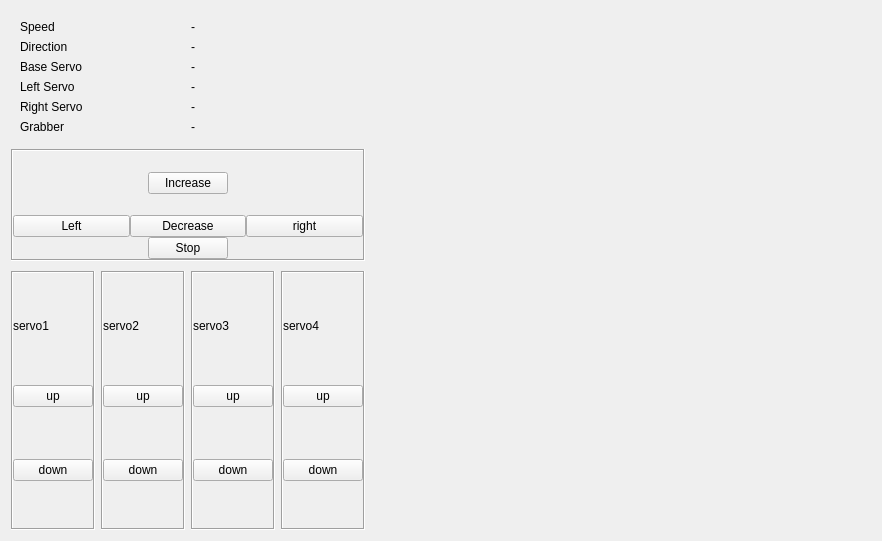
<?xml version="1.0" encoding="UTF-8"?>
<ui version="4.0">
 <class>Form</class>
 <widget class="QWidget" name="Form">
  <property name="geometry">
   <rect>
    <x>0</x>
    <y>0</y>
    <width>716</width>
    <height>541</height>
   </rect>
  </property>
  <property name="sizePolicy">
   <sizepolicy hsizetype="Expanding" vsizetype="Expanding">
    <horstretch>0</horstretch>
    <verstretch>0</verstretch>
   </sizepolicy>
  </property>
  <property name="windowTitle">
   <string>Form</string>
  </property>
  <layout class="QVBoxLayout" name="verticalLayout_2">
   <item>
    <layout class="QHBoxLayout" name="horizontalLayout_4">
     <item>
      <widget class="QWidget" name="widget_2" native="true">
       <property name="sizePolicy">
        <sizepolicy hsizetype="Minimum" vsizetype="Preferred">
         <horstretch>0</horstretch>
         <verstretch>0</verstretch>
        </sizepolicy>
       </property>
       <layout class="QVBoxLayout" name="carLayout">
        <property name="spacing">
         <number>0</number>
        </property>
        <property name="leftMargin">
         <number>0</number>
        </property>
        <property name="topMargin">
         <number>0</number>
        </property>
        <property name="rightMargin">
         <number>0</number>
        </property>
        <property name="bottomMargin">
         <number>0</number>
        </property>
        <item>
         <widget class="QWidget" name="widget_3" native="true">
          <property name="sizePolicy">
           <sizepolicy hsizetype="Expanding" vsizetype="Preferred">
            <horstretch>0</horstretch>
            <verstretch>0</verstretch>
           </sizepolicy>
          </property>
          <layout class="QVBoxLayout" name="verticalLayout_3">
           <property name="leftMargin">
            <number>0</number>
           </property>
           <property name="topMargin">
            <number>0</number>
           </property>
           <property name="rightMargin">
            <number>0</number>
           </property>
           <property name="bottomMargin">
            <number>10</number>
           </property>
           <item>
            <widget class="QWidget" name="widget_4" native="true">
             <layout class="QGridLayout" name="gridLayout">
              <item row="4" column="0">
               <widget class="QLabel" name="label_15">
                <property name="text">
                 <string>Right Servo</string>
                </property>
               </widget>
              </item>
              <item row="1" column="1">
               <widget class="QLabel" name="dirLabel">
                <property name="text">
                 <string>-</string>
                </property>
               </widget>
              </item>
              <item row="2" column="1">
               <widget class="QLabel" name="servo0">
                <property name="text">
                 <string>-</string>
                </property>
               </widget>
              </item>
              <item row="3" column="0">
               <widget class="QLabel" name="label_13">
                <property name="text">
                 <string>Left Servo</string>
                </property>
               </widget>
              </item>
              <item row="4" column="1">
               <widget class="QLabel" name="servo2">
                <property name="text">
                 <string>-</string>
                </property>
               </widget>
              </item>
              <item row="0" column="0">
               <widget class="QLabel" name="label">
                <property name="text">
                 <string>Speed</string>
                </property>
               </widget>
              </item>
              <item row="2" column="0">
               <widget class="QLabel" name="label_4">
                <property name="text">
                 <string>Base Servo</string>
                </property>
               </widget>
              </item>
              <item row="1" column="0">
               <widget class="QLabel" name="label_10">
                <property name="text">
                 <string>Direction</string>
                </property>
               </widget>
              </item>
              <item row="0" column="1">
               <widget class="QLabel" name="speedLabel">
                <property name="text">
                 <string>-</string>
                </property>
               </widget>
              </item>
              <item row="3" column="1">
               <widget class="QLabel" name="servo1">
                <property name="text">
                 <string>-</string>
                </property>
               </widget>
              </item>
              <item row="5" column="0">
               <widget class="QLabel" name="label_17">
                <property name="text">
                 <string>Grabber</string>
                </property>
               </widget>
              </item>
              <item row="5" column="1">
               <widget class="QLabel" name="servo3">
                <property name="text">
                 <string>-</string>
                </property>
               </widget>
              </item>
             </layout>
            </widget>
           </item>
           <item>
            <widget class="QFrame" name="carControl">
             <property name="sizePolicy">
              <sizepolicy hsizetype="Expanding" vsizetype="Expanding">
               <horstretch>0</horstretch>
               <verstretch>0</verstretch>
              </sizepolicy>
             </property>
             <property name="frameShape">
              <enum>QFrame::Box</enum>
             </property>
             <property name="frameShadow">
              <enum>QFrame::Sunken</enum>
             </property>
             <layout class="QVBoxLayout" name="verticalLayout">
              <property name="spacing">
               <number>0</number>
              </property>
              <property name="leftMargin">
               <number>0</number>
              </property>
              <property name="topMargin">
               <number>0</number>
              </property>
              <property name="rightMargin">
               <number>0</number>
              </property>
              <property name="bottomMargin">
               <number>0</number>
              </property>
              <item>
               <layout class="QHBoxLayout" name="horizontalLayout_5">
                <item>
                 <widget class="QLabel" name="label_2">
                  <property name="text">
                   <string/>
                  </property>
                 </widget>
                </item>
                <item>
                 <widget class="QPushButton" name="inc">
                  <property name="sizePolicy">
                   <sizepolicy hsizetype="Fixed" vsizetype="Fixed">
                    <horstretch>0</horstretch>
                    <verstretch>0</verstretch>
                   </sizepolicy>
                  </property>
                  <property name="text">
                   <string>Increase</string>
                  </property>
                  <property name="shortcut">
                   <string>Up</string>
                  </property>
                 </widget>
                </item>
                <item>
                 <widget class="QLabel" name="label_3">
                  <property name="text">
                   <string/>
                  </property>
                 </widget>
                </item>
               </layout>
              </item>
              <item>
               <layout class="QHBoxLayout" name="horizontalLayout_2">
                <item>
                 <widget class="QPushButton" name="goleft">
                  <property name="text">
                   <string>Left</string>
                  </property>
                  <property name="shortcut">
                   <string>Left</string>
                  </property>
                 </widget>
                </item>
                <item>
                 <widget class="QPushButton" name="dec">
                  <property name="text">
                   <string>Decrease</string>
                  </property>
                  <property name="shortcut">
                   <string>Down</string>
                  </property>
                 </widget>
                </item>
                <item>
                 <widget class="QPushButton" name="goright">
                  <property name="text">
                   <string>right</string>
                  </property>
                  <property name="shortcut">
                   <string>Right</string>
                  </property>
                 </widget>
                </item>
               </layout>
              </item>
              <item>
               <layout class="QHBoxLayout" name="horizontalLayout">
                <item>
                 <widget class="QPushButton" name="stop">
                  <property name="sizePolicy">
                   <sizepolicy hsizetype="Fixed" vsizetype="Fixed">
                    <horstretch>0</horstretch>
                    <verstretch>0</verstretch>
                   </sizepolicy>
                  </property>
                  <property name="text">
                   <string>Stop</string>
                  </property>
                  <property name="shortcut">
                   <string>Z</string>
                  </property>
                 </widget>
                </item>
               </layout>
              </item>
             </layout>
            </widget>
           </item>
          </layout>
          <zorder>carControl</zorder>
          <zorder>widget_4</zorder>
         </widget>
        </item>
        <item>
         <widget class="QFrame" name="frame">
          <property name="frameShape">
           <enum>QFrame::NoFrame</enum>
          </property>
          <property name="frameShadow">
           <enum>QFrame::Raised</enum>
          </property>
          <layout class="QHBoxLayout" name="horizontalLayout_3">
           <property name="leftMargin">
            <number>0</number>
           </property>
           <property name="topMargin">
            <number>0</number>
           </property>
           <property name="rightMargin">
            <number>0</number>
           </property>
           <property name="bottomMargin">
            <number>0</number>
           </property>
           <item>
            <widget class="QFrame" name="verticalFrame_1">
             <property name="sizePolicy">
              <sizepolicy hsizetype="Expanding" vsizetype="Expanding">
               <horstretch>0</horstretch>
               <verstretch>0</verstretch>
              </sizepolicy>
             </property>
             <property name="frameShape">
              <enum>QFrame::Box</enum>
             </property>
             <property name="frameShadow">
              <enum>QFrame::Sunken</enum>
             </property>
             <layout class="QVBoxLayout" name="verticalLayout_8">
              <property name="leftMargin">
               <number>0</number>
              </property>
              <property name="topMargin">
               <number>0</number>
              </property>
              <property name="rightMargin">
               <number>0</number>
              </property>
              <property name="bottomMargin">
               <number>0</number>
              </property>
              <item>
               <widget class="QLabel" name="label_6">
                <property name="sizePolicy">
                 <sizepolicy hsizetype="Fixed" vsizetype="Fixed">
                  <horstretch>0</horstretch>
                  <verstretch>0</verstretch>
                 </sizepolicy>
                </property>
                <property name="text">
                 <string>servo1</string>
                </property>
               </widget>
              </item>
              <item>
               <widget class="QPushButton" name="up1">
                <property name="text">
                 <string>up</string>
                </property>
                <property name="shortcut">
                 <string>Q</string>
                </property>
               </widget>
              </item>
              <item>
               <widget class="QPushButton" name="down1">
                <property name="text">
                 <string>down</string>
                </property>
                <property name="shortcut">
                 <string>A</string>
                </property>
               </widget>
              </item>
             </layout>
            </widget>
           </item>
           <item>
            <widget class="QFrame" name="verticalFrame_2">
             <property name="sizePolicy">
              <sizepolicy hsizetype="Expanding" vsizetype="Expanding">
               <horstretch>0</horstretch>
               <verstretch>0</verstretch>
              </sizepolicy>
             </property>
             <property name="frameShape">
              <enum>QFrame::Box</enum>
             </property>
             <property name="frameShadow">
              <enum>QFrame::Sunken</enum>
             </property>
             <layout class="QVBoxLayout" name="verticalLayout_9">
              <property name="leftMargin">
               <number>0</number>
              </property>
              <property name="topMargin">
               <number>0</number>
              </property>
              <property name="rightMargin">
               <number>0</number>
              </property>
              <property name="bottomMargin">
               <number>0</number>
              </property>
              <item>
               <widget class="QLabel" name="label_7">
                <property name="sizePolicy">
                 <sizepolicy hsizetype="Fixed" vsizetype="Fixed">
                  <horstretch>0</horstretch>
                  <verstretch>0</verstretch>
                 </sizepolicy>
                </property>
                <property name="text">
                 <string>servo2</string>
                </property>
               </widget>
              </item>
              <item>
               <widget class="QPushButton" name="up2">
                <property name="text">
                 <string>up</string>
                </property>
                <property name="shortcut">
                 <string>W</string>
                </property>
               </widget>
              </item>
              <item>
               <widget class="QPushButton" name="down2">
                <property name="text">
                 <string>down</string>
                </property>
                <property name="shortcut">
                 <string>S</string>
                </property>
               </widget>
              </item>
             </layout>
            </widget>
           </item>
           <item>
            <widget class="QFrame" name="verticalFrame_3">
             <property name="sizePolicy">
              <sizepolicy hsizetype="Expanding" vsizetype="Expanding">
               <horstretch>0</horstretch>
               <verstretch>0</verstretch>
              </sizepolicy>
             </property>
             <property name="frameShape">
              <enum>QFrame::Box</enum>
             </property>
             <property name="frameShadow">
              <enum>QFrame::Sunken</enum>
             </property>
             <layout class="QVBoxLayout" name="verticalLayout_10">
              <property name="leftMargin">
               <number>0</number>
              </property>
              <property name="topMargin">
               <number>0</number>
              </property>
              <property name="rightMargin">
               <number>0</number>
              </property>
              <property name="bottomMargin">
               <number>0</number>
              </property>
              <item>
               <widget class="QLabel" name="label_8">
                <property name="sizePolicy">
                 <sizepolicy hsizetype="Fixed" vsizetype="Fixed">
                  <horstretch>0</horstretch>
                  <verstretch>0</verstretch>
                 </sizepolicy>
                </property>
                <property name="text">
                 <string>servo3</string>
                </property>
               </widget>
              </item>
              <item>
               <widget class="QPushButton" name="up3">
                <property name="text">
                 <string>up</string>
                </property>
                <property name="shortcut">
                 <string>E</string>
                </property>
               </widget>
              </item>
              <item>
               <widget class="QPushButton" name="down3">
                <property name="text">
                 <string>down</string>
                </property>
                <property name="shortcut">
                 <string>D</string>
                </property>
               </widget>
              </item>
             </layout>
            </widget>
           </item>
           <item>
            <widget class="QFrame" name="verticalFrame_4">
             <property name="sizePolicy">
              <sizepolicy hsizetype="Expanding" vsizetype="Expanding">
               <horstretch>0</horstretch>
               <verstretch>0</verstretch>
              </sizepolicy>
             </property>
             <property name="frameShape">
              <enum>QFrame::Box</enum>
             </property>
             <property name="frameShadow">
              <enum>QFrame::Sunken</enum>
             </property>
             <layout class="QVBoxLayout" name="verticalLayout_7">
              <property name="leftMargin">
               <number>0</number>
              </property>
              <property name="topMargin">
               <number>0</number>
              </property>
              <property name="rightMargin">
               <number>0</number>
              </property>
              <property name="bottomMargin">
               <number>0</number>
              </property>
              <item>
               <widget class="QLabel" name="label_5">
                <property name="sizePolicy">
                 <sizepolicy hsizetype="Fixed" vsizetype="Fixed">
                  <horstretch>0</horstretch>
                  <verstretch>0</verstretch>
                 </sizepolicy>
                </property>
                <property name="text">
                 <string>servo4</string>
                </property>
               </widget>
              </item>
              <item>
               <widget class="QPushButton" name="up4">
                <property name="text">
                 <string>up</string>
                </property>
                <property name="shortcut">
                 <string>R</string>
                </property>
               </widget>
              </item>
              <item>
               <widget class="QPushButton" name="down4">
                <property name="text">
                 <string>down</string>
                </property>
                <property name="shortcut">
                 <string>F</string>
                </property>
               </widget>
              </item>
             </layout>
            </widget>
           </item>
          </layout>
         </widget>
        </item>
       </layout>
      </widget>
     </item>
     <item>
      <widget class="QWidget" name="widget" native="true">
       <property name="sizePolicy">
        <sizepolicy hsizetype="Expanding" vsizetype="Expanding">
         <horstretch>0</horstretch>
         <verstretch>0</verstretch>
        </sizepolicy>
       </property>
       <property name="minimumSize">
        <size>
         <width>500</width>
         <height>500</height>
        </size>
       </property>
       <layout class="QVBoxLayout" name="robothandLayout">
        <property name="leftMargin">
         <number>0</number>
        </property>
        <property name="topMargin">
         <number>0</number>
        </property>
        <property name="rightMargin">
         <number>0</number>
        </property>
        <property name="bottomMargin">
         <number>0</number>
        </property>
       </layout>
      </widget>
     </item>
    </layout>
   </item>
  </layout>
 </widget>
 <resources/>
 <connections/>
</ui>
